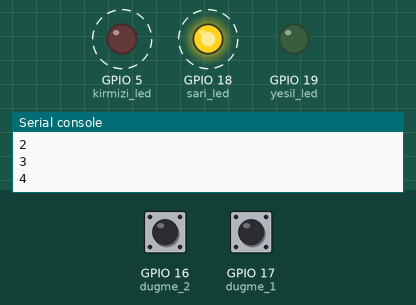
Simulated run of this program. Board: ESP32 board running MicroPython. On the bench: output pins drawn as LEDs (lit = HIGH), the last lines printed to the serial console. Dashed ring = blinking. Inputs (shaded band) come from the test bench; at power-on: GPIO 16 (dugme_2) HIGH, GPIO 17 (dugme_1) HIGH.

Above: at 0.91 s.
1.3 s: GPIO 16 (dugme_2) pulled LOW for 3.2 s
At 1.3 s:
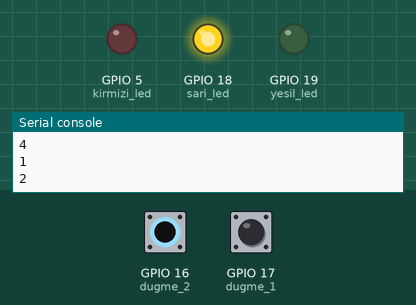
At 4.96 s:
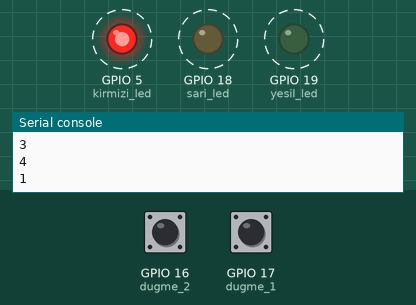
Timing chart, 0 to 12.0 s (numbered marks = the images above; inputs shaded):
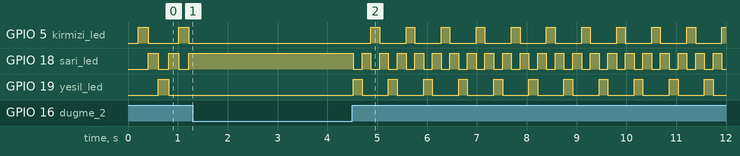

The program:

bolum2_u14_ledanimasyon1.py
```python
from machine import *
import time

kirmizi_led = Pin(5, Pin.OUT)
sari_led = Pin(18, Pin.OUT)
yesil_led = Pin(19, Pin.OUT)
dugme_1 = Pin(17, Pin.IN, Pin.PULL_UP)
dugme_2 = Pin(16, Pin.IN, Pin.PULL_UP)

kirmizi_led.value(0)
sari_led.value(0)
yesil_led.value(0)
gecikme_ms = 200
animasyon_no = 0
max_animasyon = 4
simdiki_ms = 0 # sonradan ticks'den dönen değer yüklenecek
onceki_ms = time.ticks_ms() # değerin sıfır olmamasına dikkat edin hata verebilir.
#ticks_us okumak gecikmeye sebep oluyor, ms okumak daha hızlı!
while True:
    if(dugme_1.value() != 1):
        pin_deger = dugme_1.value()
        sayac = 0
        while sayac < 20:
            if(dugme_1.value() != pin_deger):
                sayac += 1
            else:
               sayac = 0
            time.sleep_ms(1)
        #Düğme basılınca işletilecek kodlar/fonksiyon buraya yazılacak
        gecikme_ms += 25
        print("Gecikme : ", gecikme_ms)
        while(dugme_1.value() != 1):
            continue

    if(dugme_2.value() != 1):
        pin_deger = dugme_2.value()
        sayac = 0
        while sayac < 20:
            if(dugme_2.value() != pin_deger):
                sayac += 1
            else:
               sayac = 0
            time.sleep_ms(1)
        #Düğme basılınca işletilecek kodlar/fonksiyon buraya yazılacak
        gecikme_ms -= 25
        if gecikme_ms < 0:
            gecikme_ms = 0
        print("Gecikme : ", gecikme_ms)
        while(dugme_2.value() != 1):
            continue

    simdiki_ms = time.ticks_ms()
    if(time.ticks_diff(simdiki_ms, onceki_ms) > (gecikme_ms)):
        onceki_ms = simdiki_ms

        animasyon_no += 1

        if animasyon_no > max_animasyon:
            animasyon_no = 1
        print(animasyon_no)
        if(animasyon_no == 1):
            kirmizi_led.on()
            sari_led.off()
            yesil_led.off()
        elif(animasyon_no == 2):
            kirmizi_led.off()
            sari_led.on()
            yesil_led.off()
        elif(animasyon_no == 3):
            kirmizi_led.off()
            sari_led.off()
            yesil_led.on()
        elif(animasyon_no == 4):
            kirmizi_led.off()
            sari_led.on()
            yesil_led.off()
        else:
            kirmizi_led.off()
            sari_led.off()
            yesil_led.off()

    
```
